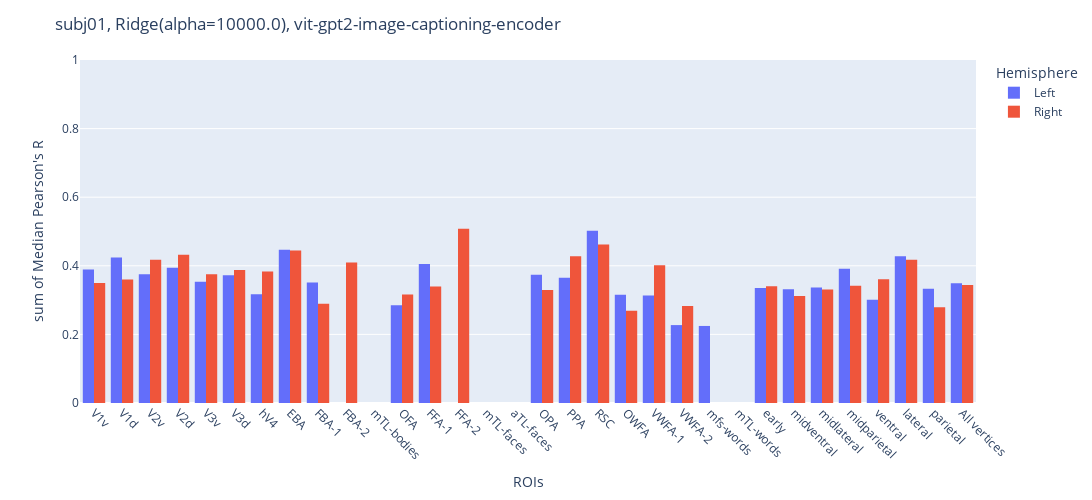

The code cell stored with this chart in its notebook:
### Markdown cell above
### Dev Pearson's R

### Code cell
from src.visualize import histogram, box_plot

img_save = "./img/ridge_vit-gpt2-image-captioning_encoder_alpha_1e4"

histogram(DATA_PATH, lh_correlation, rh_correlation,
          "{}, Ridge(alpha={}), {}-{}".format(SUBJ, 1e4, EXTRACTOR, "+".join(LAYER)))

### Figure 1 — Plotly figure (JSON) as saved in the notebook; plotly's stock layout.template omitted (floating-point values rounded to 4 significant figures)
{"data": [{"alignmentgroup": "True", "bingroup": "x", "histfunc": "sum", "hovertemplate": "Hemisphere=Left<br>ROIs=%{x}<br>sum of Median Pearson's R=%{y}<extra></extra>", "legendgroup": "Left", "marker": {"color": "#636efa", "pattern": {"shape": ""}}, "name": "Left", "offsetgroup": "Left", "orientation": "v", "showlegend": true, "type": "histogram", "x": ["V1v", "V1d", "V2v", "V2d", "V3v", "V3d", "hV4", "EBA", "FBA-1", "FBA-2", "mTL-bodies", "OFA", "FFA-1", "FFA-2", "mTL-faces", "aTL-faces", "OPA", "PPA", "RSC", "OWFA", "VWFA-1", "VWFA-2", "mfs-words", "mTL-words", "early", "midventral", "midlateral", "midparietal", "ventral", "lateral", "parietal", "All vertices"], "xaxis": "x", "y": [0.3892, 0.4244, 0.3755, 0.3946, 0.3532, 0.3727, 0.3172, 0.4467, 0.3512, null, null, 0.2848, 0.4049, null, null, null, 0.374, 0.3651, 0.5024, 0.3156, 0.3134, 0.2272, 0.2246, null, 0.3352, 0.3315, 0.3365, 0.3912, 0.3008, 0.4281, 0.3333, 0.3493], "yaxis": "y"}, {"alignmentgroup": "True", "bingroup": "x", "histfunc": "sum", "hovertemplate": "Hemisphere=Right<br>ROIs=%{x}<br>sum of Median Pearson's R=%{y}<extra></extra>", "legendgroup": "Right", "marker": {"color": "#EF553B", "pattern": {"shape": ""}}, "name": "Right", "offsetgroup": "Right", "orientation": "v", "showlegend": true, "type": "histogram", "x": ["V1v", "V1d", "V2v", "V2d", "V3v", "V3d", "hV4", "EBA", "FBA-1", "FBA-2", "mTL-bodies", "OFA", "FFA-1", "FFA-2", "mTL-faces", "aTL-faces", "OPA", "PPA", "RSC", "OWFA", "VWFA-1", "VWFA-2", "mfs-words", "mTL-words", "early", "midventral", "midlateral", "midparietal", "ventral", "lateral", "parietal", "All vertices"], "xaxis": "x", "y": [0.3499, 0.3602, 0.418, 0.4321, 0.3756, 0.3876, 0.3835, 0.4444, 0.2894, 0.4099, null, 0.316, 0.3399, 0.5081, null, null, 0.3291, 0.4276, 0.462, 0.269, 0.4018, 0.2828, null, null, 0.3404, 0.3117, 0.3311, 0.342, 0.361, 0.4178, 0.2789, 0.3438], "yaxis": "y"}], "layout": {"barmode": "group", "height": 500, "legend": {"title": {"text": "Hemisphere"}, "tracegroupgap": 0}, "margin": {"t": 60}, "title": {"text": "subj01, Ridge(alpha=10000.0), vit-gpt2-image-captioning-encoder"}, "width": 1500, "xaxis": {"anchor": "y", "categoryarray": ["V1v", "V1d", "V2v", "V2d", "V3v", "V3d", "hV4", "EBA", "FBA-1", "FBA-2", "mTL-bodies", "OFA", "FFA-1", "FFA-2", "mTL-faces", "aTL-faces", "OPA", "PPA", "RSC", "OWFA", "VWFA-1", "VWFA-2", "mfs-words", "mTL-words", "early", "midventral", "midlateral", "midparietal", "ventral", "lateral", "parietal", "All vertices"], "categoryorder": "array", "domain": [0, 1], "tickangle": 45, "title": {"text": "ROIs"}}, "yaxis": {"anchor": "x", "domain": [0, 1], "range": [0, 1], "title": {"text": "sum of Median Pearson's R"}}}}
